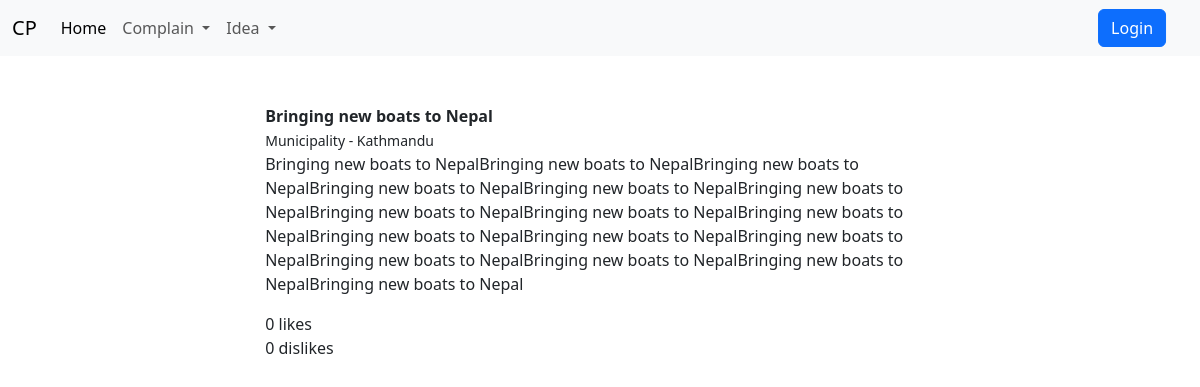
The app's page /idea/2 with its own data.
### home/models.py (models this page shows, shortened)
class idea(models.Model):
    users = models.ForeignKey(User, on_delete=models.CASCADE)
    title = models.CharField(max_length=100)
    description = models.TextField(null=True, blank=True)
    image = models.ImageField(null=True, blank=True)
    date = models.DateField(auto_now_add=True)
    municipality = models.CharField(
        choices=municipality, null=False, blank=False, default='Kathmandu', max_length=50)
    upvote = models.ManyToManyField(User,related_name='idea_likes',blank=True)
    downvote = models.ManyToManyField(User,related_name='idea_dislikes',blank=True)
    def total_likes(self):
        return self.upvote.count()
    def total_dislikes(self):
        return self.downvote.count()

### home/views.py (the view)
# urls.py: path('idea/<int:id>',idea_view_each,name='idea_view_each'),
def idea_view_each(request, id):
    ideas = idea.objects.get(id=id)
    total_likes = ideas.total_likes()
    total_dislikes = ideas.total_dislikes()
    dictionary = {
        'ideas': ideas,
        'likes': total_likes,
        'dislikes': total_dislikes
    }
    return render(request, 'idea_each.html', dictionary)

### home/templates/idea_each.html (shortened to what this page needs)
{% extends 'base.html' %}
{% block content %}
<br>
<br>
<div class="w3-container w3-serif" style="margin-left:20%; margin-right:20%; margin-bottom:20px">
<div class="w3-card w3-serif w3-round-xlarge  w3-container w3-bar-item w3-text-black ">
    <span ><b>{{ ideas.title }}</b> </span><br>
    <small> Municipality - {{ideas.municipality}}</small>
</div>
<div class="w3-container w3-serif w3-panel w3-left-align w3-large w3-serif " style="line-height: 24px">
    <p style="line-height: 24px;">{{ ideas.description|safe }}
    </p>
</div>
<div class="w3-container likes w3-text-black">
    {% if request.user.is_authenticated %}
    <form method="post" action="{% url 'idea_like' ideas.id %}">
        {% csrf_token %}
        <button type="submit" name="post_id" value="{{ ideas.id }}" ,class="btn btn-primary btn-sm"> Like </button>
    </form> - {{ likes }}
    <br>
    <form method="post" action="{% url 'idea_dislike' ideas.id %}">
        {% csrf_token %}
        <button type="submit" name="post_id" value="{{ ideas.id }}" ,class="btn btn-primary btn-sm"> Dislike
        </button>
    </form>- {{ dislikes }}
    {% else %}
    {{ likes }} likes
    <br>
    {{ dislikes }} dislikes
    {% endif %}
</div>
</div>
<br><br>
<br>
<br>
<br>
<br>
{% endblock %}

### records on screen
idea: title "Bringing new boats to Nepal", municipality "Kathmandu", description "Bringing new boats to NepalBringing new boats to NepalBringing new boats to NepalBringing new boats to NepalBringing new boats to NepalBringing new boats to NepalBringing new boats to NepalBringing new boats to NepalBringing new boats to NepalBringing new boats to NepalBringing new boats to NepalBringing new boats to NepalBringing new boats to NepalBringing new boats to NepalBringing new boats to NepalBringing new boats to Nepal"

### other values on screen
{{ likes }} "0"
{{ dislikes }} "0"
